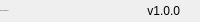
              <widget class="QFrame" name="bottomBar">
               <property name="minimumSize">
                <size>
                 <width>0</width>
                 <height>22</height>
                </size>
               </property>
               <property name="maximumSize">
                <size>
                 <width>16777215</width>
                 <height>22</height>
                </size>
               </property>
               <property name="frameShape">
                <enum>QFrame::NoFrame</enum>
               </property>
               <property name="frameShadow">
                <enum>QFrame::Raised</enum>
               </property>
               <layout class="QHBoxLayout" name="horizontalLayout_5">
                <property name="spacing">
                 <number>0</number>
                </property>
                <property name="leftMargin">
                 <number>0</number>
                </property>
                <property name="topMargin">
                 <number>0</number>
                </property>
                <property name="rightMargin">
                 <number>0</number>
                </property>
                <property name="bottomMargin">
                 <number>0</number>
                </property>
                <item>
                 <widget class="QLabel" name="creditsLabel">
                  <property name="maximumSize">
                   <size>
                    <width>16777215</width>
                    <height>16</height>
                   </size>
                  </property>
                  <property name="font">
                   <font>
                    <family>Segoe UI</family>
                    <pointsize>-1</pointsize>
                    <italic>false</italic>
                    <bold>false</bold>
                   </font>
                  </property>
                  <property name="text">
                   <string>By: YWX.GBF.HYN</string>
                  </property>
                  <property name="alignment">
                   <set>Qt::AlignLeading|Qt::AlignLeft|Qt::AlignVCenter</set>
                  </property>
                 </widget>
                </item>
                <item>
                 <widget class="QLabel" name="version">
                  <property name="text">
                   <string>v1.0.0</string>
                  </property>
                  <property name="alignment">
                   <set>Qt::AlignRight|Qt::AlignTrailing|Qt::AlignVCenter</set>
                  </property>
                 </widget>
                </item>
                <item>
                 <widget class="QFrame" name="frame_size_grip">
                  <property name="minimumSize">
                   <size>
                    <width>20</width>
                    <height>0</height>
                   </size>
                  </property>
                  <property name="maximumSize">
                   <size>
                    <width>20</width>
                    <height>16777215</height>
                   </size>
                  </property>
                  <property name="frameShape">
                   <enum>QFrame::NoFrame</enum>
                  </property>
                  <property name="frameShadow">
                   <enum>QFrame::Raised</enum>
                  </property>
                 </widget>
                </item>
               </layout>
              </widget>
